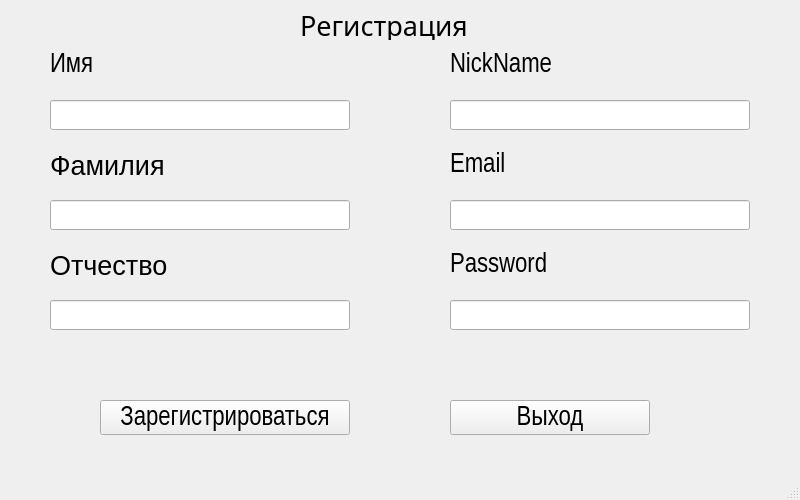
<?xml version="1.0" encoding="UTF-8"?>
<ui version="4.0">
 <class>MainWindow</class>
 <widget class="QMainWindow" name="MainWindow">
  <property name="geometry">
   <rect>
    <x>0</x>
    <y>0</y>
    <width>800</width>
    <height>500</height>
   </rect>
  </property>
  <property name="windowTitle">
   <string>MainWindow</string>
  </property>
  <widget class="QWidget" name="centralwidget">
   <widget class="QLabel" name="Registr">
    <property name="geometry">
     <rect>
      <x>300</x>
      <y>10</y>
      <width>200</width>
      <height>30</height>
     </rect>
    </property>
    <property name="font">
     <font>
      <family>Arial Black</family>
      <pointsize>20</pointsize>
      <weight>50</weight>
      <italic>false</italic>
      <bold>false</bold>
      <underline>false</underline>
      <strikeout>false</strikeout>
      <kerning>true</kerning>
     </font>
    </property>
    <property name="text">
     <string>Регистрация</string>
    </property>
   </widget>
   <widget class="QLabel" name="NickName">
    <property name="geometry">
     <rect>
      <x>450</x>
      <y>50</y>
      <width>300</width>
      <height>30</height>
     </rect>
    </property>
    <property name="font">
     <font>
      <family>Arial Narrow</family>
      <pointsize>20</pointsize>
     </font>
    </property>
    <property name="text">
     <string>NickName</string>
    </property>
   </widget>
   <widget class="QLineEdit" name="NickName_reg">
    <property name="geometry">
     <rect>
      <x>450</x>
      <y>100</y>
      <width>300</width>
      <height>30</height>
     </rect>
    </property>
    <property name="font">
     <font>
      <family>Arial</family>
      <pointsize>12</pointsize>
     </font>
    </property>
   </widget>
   <widget class="QLabel" name="Email">
    <property name="geometry">
     <rect>
      <x>450</x>
      <y>150</y>
      <width>300</width>
      <height>30</height>
     </rect>
    </property>
    <property name="font">
     <font>
      <family>Arial Narrow</family>
      <pointsize>20</pointsize>
     </font>
    </property>
    <property name="text">
     <string>Email</string>
    </property>
   </widget>
   <widget class="QLineEdit" name="Email_reg">
    <property name="geometry">
     <rect>
      <x>450</x>
      <y>200</y>
      <width>300</width>
      <height>30</height>
     </rect>
    </property>
    <property name="font">
     <font>
      <family>Arial</family>
      <pointsize>12</pointsize>
     </font>
    </property>
   </widget>
   <widget class="QLabel" name="Pass">
    <property name="geometry">
     <rect>
      <x>450</x>
      <y>250</y>
      <width>300</width>
      <height>30</height>
     </rect>
    </property>
    <property name="font">
     <font>
      <family>Arial Narrow</family>
      <pointsize>20</pointsize>
     </font>
    </property>
    <property name="text">
     <string>Password</string>
    </property>
   </widget>
   <widget class="QLineEdit" name="Pass_reg">
    <property name="geometry">
     <rect>
      <x>450</x>
      <y>300</y>
      <width>300</width>
      <height>30</height>
     </rect>
    </property>
    <property name="font">
     <font>
      <family>Arial</family>
      <pointsize>12</pointsize>
     </font>
    </property>
   </widget>
   <widget class="QPushButton" name="Zaregistr">
    <property name="geometry">
     <rect>
      <x>100</x>
      <y>400</y>
      <width>250</width>
      <height>35</height>
     </rect>
    </property>
    <property name="font">
     <font>
      <family>Arial Narrow</family>
      <pointsize>20</pointsize>
     </font>
    </property>
    <property name="text">
     <string>Зарегистрироваться</string>
    </property>
   </widget>
   <widget class="QPushButton" name="Vyhod">
    <property name="geometry">
     <rect>
      <x>450</x>
      <y>400</y>
      <width>200</width>
      <height>35</height>
     </rect>
    </property>
    <property name="font">
     <font>
      <family>Arial Narrow</family>
      <pointsize>20</pointsize>
     </font>
    </property>
    <property name="text">
     <string>Выход</string>
    </property>
   </widget>
   <widget class="QLabel" name="Name">
    <property name="geometry">
     <rect>
      <x>50</x>
      <y>50</y>
      <width>300</width>
      <height>30</height>
     </rect>
    </property>
    <property name="font">
     <font>
      <family>Arial Narrow</family>
      <pointsize>20</pointsize>
     </font>
    </property>
    <property name="text">
     <string>Имя</string>
    </property>
   </widget>
   <widget class="QLabel" name="Surname">
    <property name="geometry">
     <rect>
      <x>50</x>
      <y>150</y>
      <width>300</width>
      <height>30</height>
     </rect>
    </property>
    <property name="font">
     <font>
      <pointsize>20</pointsize>
     </font>
    </property>
    <property name="text">
     <string>Фамилия</string>
    </property>
   </widget>
   <widget class="QLabel" name="Ot_Name">
    <property name="geometry">
     <rect>
      <x>50</x>
      <y>250</y>
      <width>300</width>
      <height>30</height>
     </rect>
    </property>
    <property name="font">
     <font>
      <pointsize>20</pointsize>
     </font>
    </property>
    <property name="text">
     <string>Отчество</string>
    </property>
   </widget>
   <widget class="QLineEdit" name="Name_reg">
    <property name="geometry">
     <rect>
      <x>50</x>
      <y>100</y>
      <width>300</width>
      <height>30</height>
     </rect>
    </property>
    <property name="font">
     <font>
      <family>Arial</family>
      <pointsize>12</pointsize>
     </font>
    </property>
   </widget>
   <widget class="QLineEdit" name="Surname_reg">
    <property name="geometry">
     <rect>
      <x>50</x>
      <y>200</y>
      <width>300</width>
      <height>30</height>
     </rect>
    </property>
    <property name="font">
     <font>
      <family>Arial</family>
      <pointsize>12</pointsize>
     </font>
    </property>
   </widget>
   <widget class="QLineEdit" name="Ot_Name_reg">
    <property name="geometry">
     <rect>
      <x>50</x>
      <y>300</y>
      <width>300</width>
      <height>30</height>
     </rect>
    </property>
    <property name="font">
     <font>
      <family>Arial</family>
      <pointsize>12</pointsize>
     </font>
    </property>
   </widget>
  </widget>
  <widget class="QMenuBar" name="menubar">
   <property name="geometry">
    <rect>
     <x>0</x>
     <y>0</y>
     <width>800</width>
     <height>21</height>
    </rect>
   </property>
  </widget>
  <widget class="QStatusBar" name="statusbar"/>
 </widget>
 <resources/>
 <connections/>
</ui>
